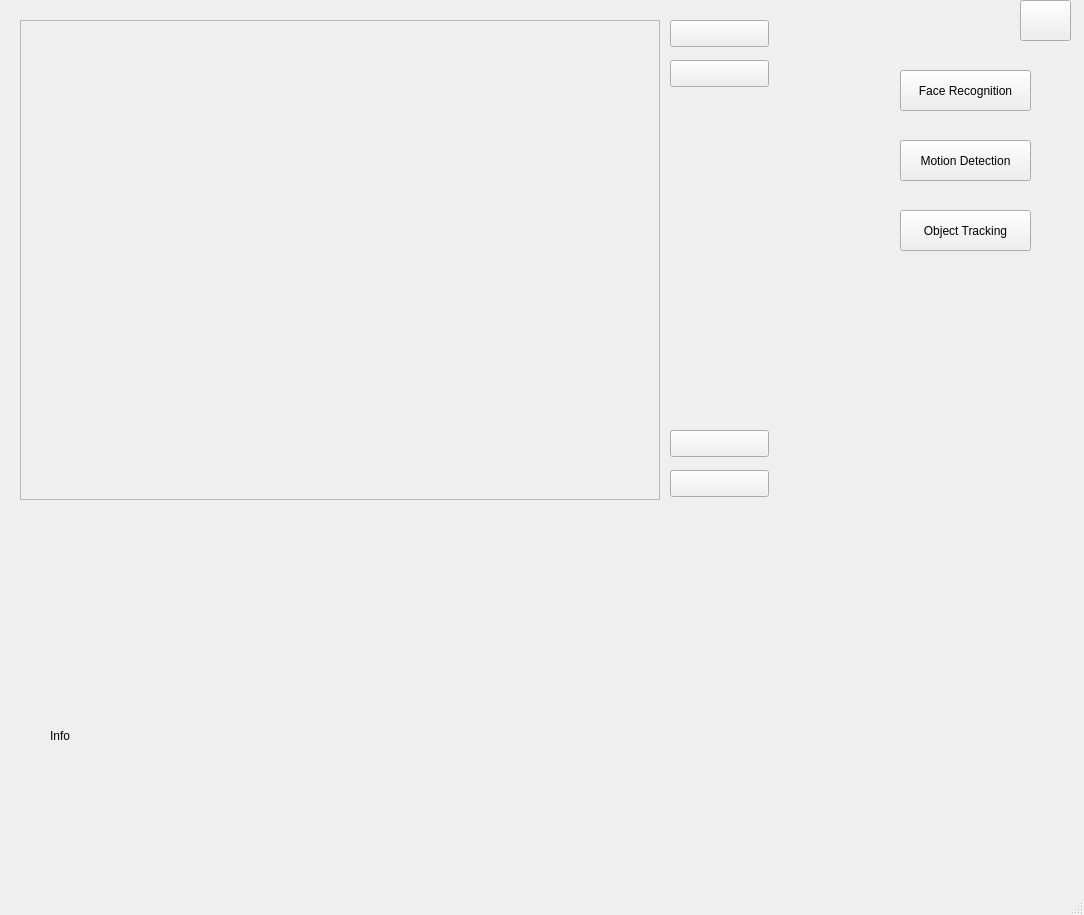
<?xml version="1.0" encoding="UTF-8"?>
<ui version="4.0">
 <class>objectName</class>
 <widget class="QMainWindow" name="objectName">
  <property name="geometry">
   <rect>
    <x>0</x>
    <y>0</y>
    <width>1084</width>
    <height>915</height>
   </rect>
  </property>
  <property name="minimumSize">
   <size>
    <width>1084</width>
    <height>915</height>
   </size>
  </property>
  <property name="maximumSize">
   <size>
    <width>1084</width>
    <height>915</height>
   </size>
  </property>
  <property name="windowTitle">
   <string>Close Loop Object Tracking</string>
  </property>
  <widget class="QWidget" name="centralwidget">
   <widget class="QLabel" name="video_label">
    <property name="geometry">
     <rect>
      <x>20</x>
      <y>20</y>
      <width>640</width>
      <height>480</height>
     </rect>
    </property>
    <property name="frameShape">
     <enum>QFrame::StyledPanel</enum>
    </property>
    <property name="frameShadow">
     <enum>QFrame::Plain</enum>
    </property>
    <property name="text">
     <string/>
    </property>
   </widget>
   <widget class="QPushButton" name="Start_btn">
    <property name="geometry">
     <rect>
      <x>670</x>
      <y>20</y>
      <width>99</width>
      <height>27</height>
     </rect>
    </property>
    <property name="text">
     <string/>
    </property>
    <property name="icon">
     <iconset resource="icons/icons.qrc">
      <normaloff>:/icons/play.png</normaloff>:/icons/play.png</iconset>
    </property>
   </widget>
   <widget class="QPushButton" name="Stop_btn">
    <property name="geometry">
     <rect>
      <x>670</x>
      <y>60</y>
      <width>99</width>
      <height>27</height>
     </rect>
    </property>
    <property name="text">
     <string/>
    </property>
    <property name="icon">
     <iconset resource="icons/icons.qrc">
      <normaloff>:/icons/stop.png</normaloff>:/icons/stop.png</iconset>
    </property>
   </widget>
   <widget class="QPushButton" name="backward_btn">
    <property name="geometry">
     <rect>
      <x>670</x>
      <y>470</y>
      <width>99</width>
      <height>27</height>
     </rect>
    </property>
    <property name="text">
     <string/>
    </property>
    <property name="icon">
     <iconset resource="icons/icons.qrc">
      <normaloff>:/icons/backward.png</normaloff>:/icons/backward.png</iconset>
    </property>
   </widget>
   <widget class="QPushButton" name="forward_btn_2">
    <property name="geometry">
     <rect>
      <x>670</x>
      <y>430</y>
      <width>99</width>
      <height>27</height>
     </rect>
    </property>
    <property name="text">
     <string/>
    </property>
    <property name="icon">
     <iconset resource="icons/icons.qrc">
      <normaloff>:/icons/forwad.png</normaloff>:/icons/forwad.png</iconset>
    </property>
   </widget>
   <widget class="QPushButton" name="face_recognition_btn">
    <property name="geometry">
     <rect>
      <x>900</x>
      <y>70</y>
      <width>131</width>
      <height>41</height>
     </rect>
    </property>
    <property name="text">
     <string>Face Recognition</string>
    </property>
   </widget>
   <widget class="QPushButton" name="Closed_btn">
    <property name="geometry">
     <rect>
      <x>1020</x>
      <y>0</y>
      <width>51</width>
      <height>41</height>
     </rect>
    </property>
    <property name="text">
     <string/>
    </property>
    <property name="icon">
     <iconset resource="icons/icons.qrc">
      <normaloff>:/icons/close_blue.png</normaloff>:/icons/close_blue.png</iconset>
    </property>
   </widget>
   <widget class="QPushButton" name="motion_detection_btn">
    <property name="geometry">
     <rect>
      <x>900</x>
      <y>140</y>
      <width>131</width>
      <height>41</height>
     </rect>
    </property>
    <property name="text">
     <string>Motion Detection</string>
    </property>
   </widget>
   <widget class="QPushButton" name="object_tracking_btn">
    <property name="geometry">
     <rect>
      <x>900</x>
      <y>210</y>
      <width>131</width>
      <height>41</height>
     </rect>
    </property>
    <property name="text">
     <string>Object Tracking</string>
    </property>
   </widget>
   <widget class="QLabel" name="info_label">
    <property name="geometry">
     <rect>
      <x>50</x>
      <y>620</y>
      <width>1001</width>
      <height>231</height>
     </rect>
    </property>
    <property name="text">
     <string>Info</string>
    </property>
   </widget>
  </widget>
  <widget class="QMenuBar" name="menubar">
   <property name="geometry">
    <rect>
     <x>0</x>
     <y>0</y>
     <width>1084</width>
     <height>25</height>
    </rect>
   </property>
  </widget>
  <widget class="QStatusBar" name="statusbar"/>
 </widget>
 <resources>
  <include location="icons/icons.qrc"/>
 </resources>
 <connections/>
</ui>
